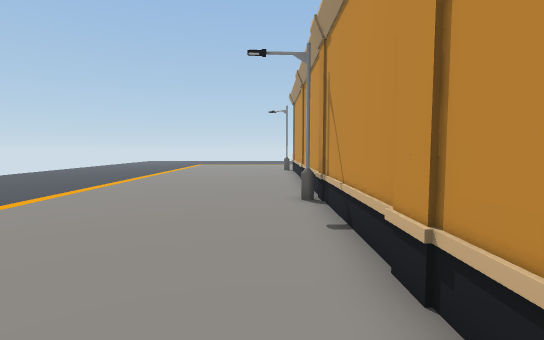
view 1 (above)

17 first-person views from a walk through a scene from a Unity 3-D project. The camera is 1.3 m above the floor, tilts 4° down and sees 85° across. The floor is counted in squares, 1 m on a side. Each view is taken from the middle of a square. On the plan, view 1 faces up. The plan holds only what a view shows up to about 14 squares ahead; the rest is blank. The place goes on beyond the plan. The player character is not drawn. Some animated figures are left out. Some surface patterns are stand-ins.

view 2
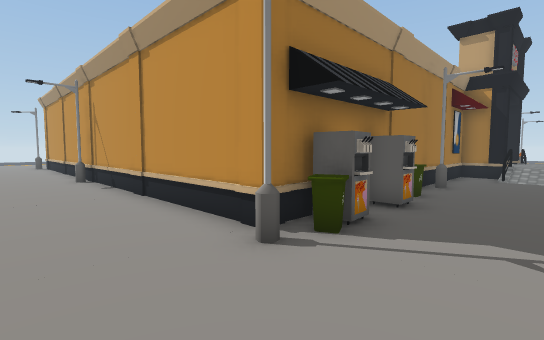

view 3
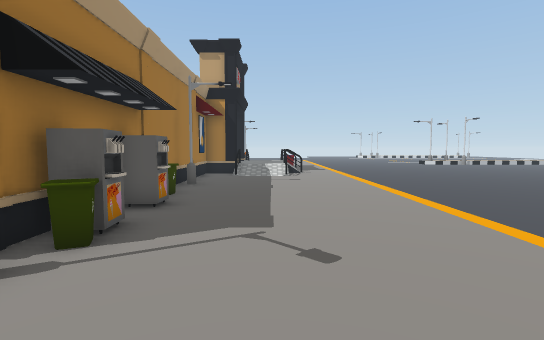

view 4
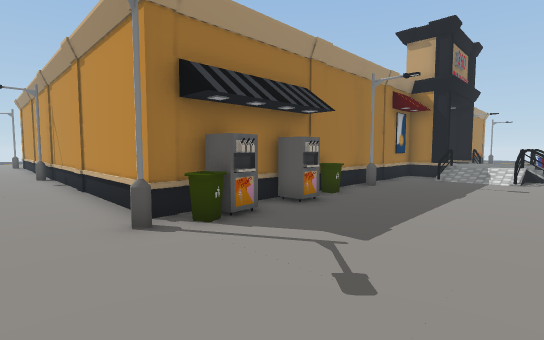

view 5
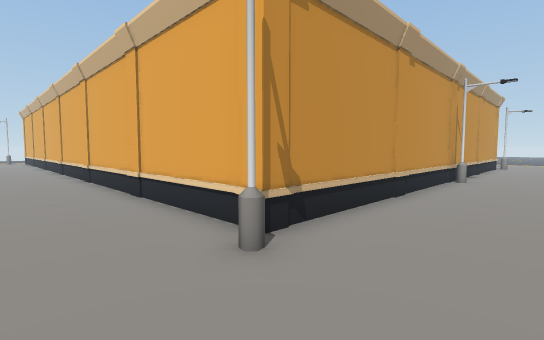

view 6
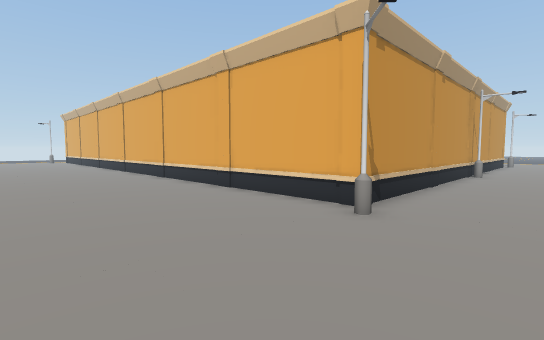

view 7
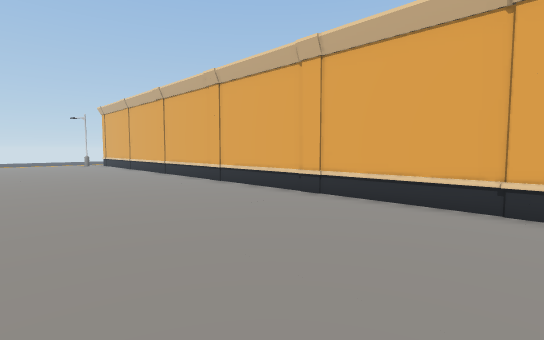

view 8
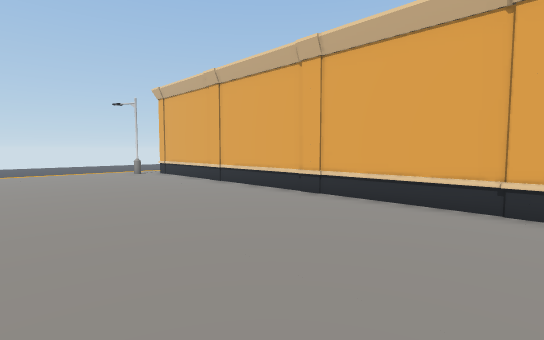

view 9
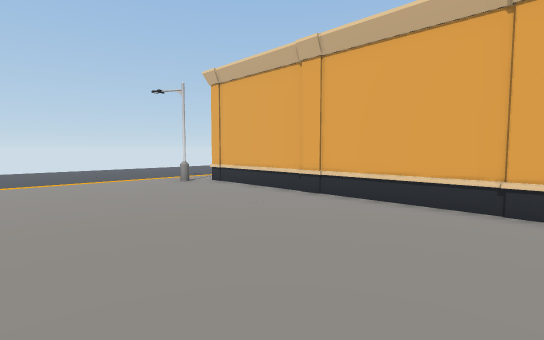

view 10
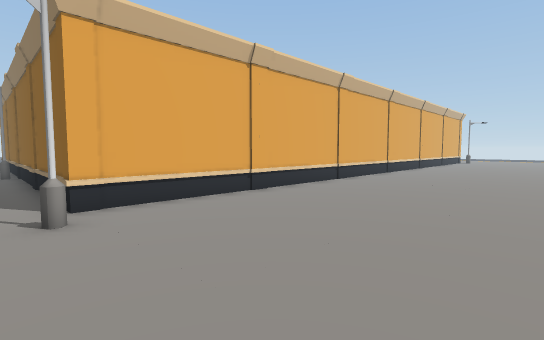

view 11
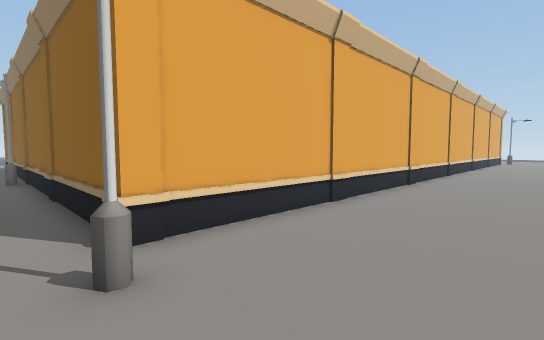

view 12
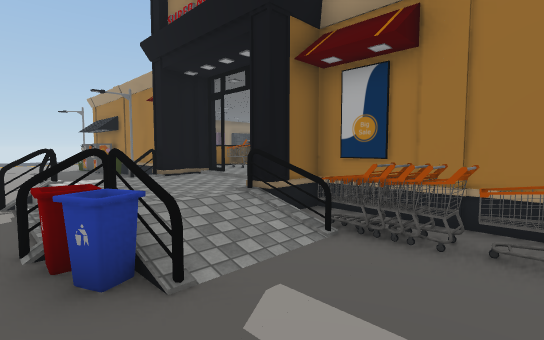

view 13
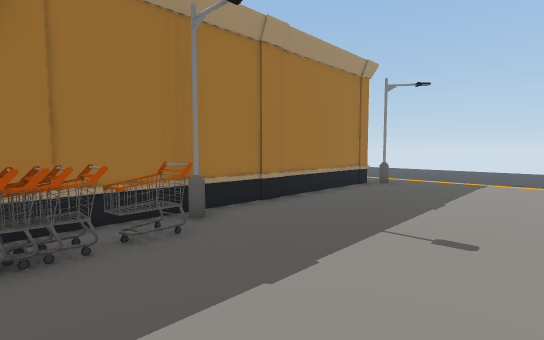

view 14
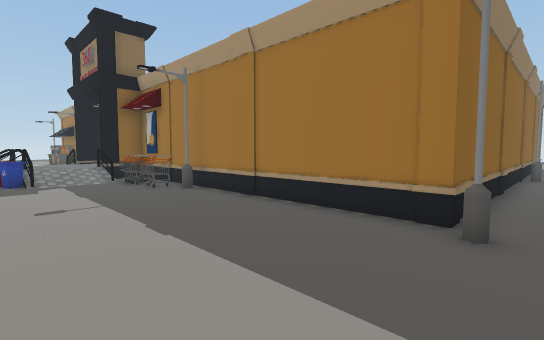

view 15
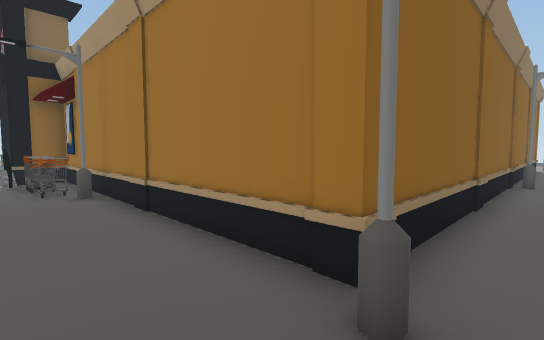

view 16
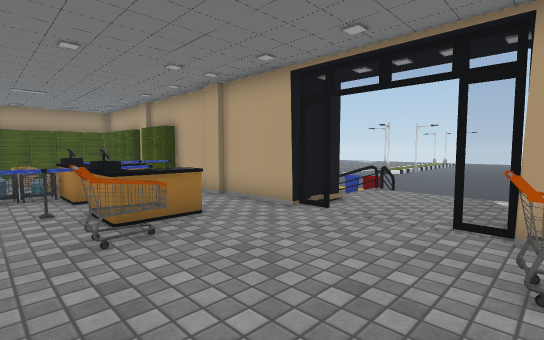

view 17
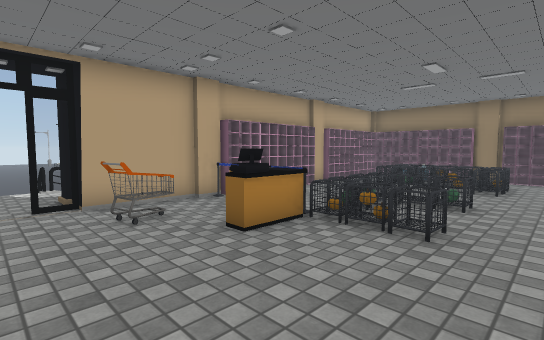

### Floor plan
Key: @ floor where view 1 was taken; # wall or solid block; . main floor; : floor 0.5 m higher than the main floor; / step, stairs or slope; = window, fence, low wall or low ledge; O other object.
Columns run from 2 left of view 1 to 33 right of it. Each row starts with its distance up from view 1.
 25         . ..........................
 24 . ..................................
 23  ...................................
 22 ....................................
 21 ....................................
 20 ....................................
 19 ...O..............................O.
 18 ...O###############################.
 17 ...##                             #.
 16 ...#                              #.
 15 ...#                              #.
 14 ...#                              #.
 13 ...#                              #.
 12 ...#                              #.
 11 ...#                              #.
 10 ...#                              #
  9 ...#                              #
  8 ...O                              O
  7 ...#                              #
  6 ...#                              #.
  5 ...#O  :::::::::: :               #.
  4 ...#O:OOO::::O::::                #.
  3 ...## OOO:OO:O::::::::: :OO       #.
  2 ...#O OOO:OOOO::::::OO:O:OO:     O#.
  1 ...#OOOOO  O:OOO:::::OOOOO O     O#.
  0 ..@#O OOO ::: O:O::::OOOOOO      O#.
 -1 ...#O    ::::O:OO:::::::  O      O#.
 -2 ...##############::::##############.
 -3 ...OOO.OOO.O....#=  =#OOOOO.......O.
 -4 ....O..........OO    OOOOO..........
 -5  ..............        .............
 -6 ...............        .............
 -7   .............OO/ //OO.............
 -8  ..............  /...O..............

Where each view was taken, in squares from view 1:
view 1: 0 up, 0 right, facing up
view 2: 6 down, 2 left, facing up-right
view 3: 6 down, 2 left, facing right
view 4: 8 down, 1 left, facing up-right
view 5: 21 up, 2 left, facing down-right
view 6: 24 up, 2 left, facing down-right
view 7: 25 up, 6 right, facing down-right
view 8: 25 up, 16 right, facing down-right
view 9: 25 up, 21 right, facing down-right
view 10: 25 up, 33 right, facing down-left
view 11: 22 up, 33 right, facing down-left
view 12: 8 down, 23 right, facing up-left
view 13: 8 down, 21 right, facing up-right
view 14: 8 down, 33 right, facing up-left
view 15: 5 down, 33 right, facing up-left
view 16: 3 up, 14 right, facing down-right
view 17: 5 up, 16 right, facing down-left
